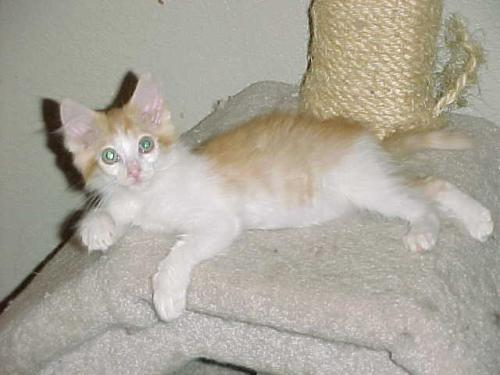
#> input picture Extra Lab 1/PetImages/Cat/1006.jpg, 500 x 375 px; its folder holds only this picture in this run
$ jupyter execute --allow-errors extralab1.ipynb
#> lines starting #> are read from the running program, lines starting #| are printed output that depends on the picture
[cell 1]
'''Dear Students.,

If you are bored to do programs using same Iris datasets, you can consider this lab question to work on, but this lab question is not mandatory and not included in the lab syllabus.

Lab Program Question


Title: Cat and Dog Image Classification Using Support
Vector Machine (SVM)


Question:

Develop a Python program in Jupyter Notebook to classify images into Cat
and Dog classes using a Support Vector Machine (SVM) classifier.
The program should:


Load
cat and dog images from separate folders.
Resize
the images to a fixed size.
Extract
HOG (Histogram of Oriented Gradients) features from the images.
Divide
the dataset into training and testing sets.
Train
an SVM classifier using the training data.
Predict
the class of the test images.
Calculate
and display the classification accuracy and classification report.
Test
the trained model on a new image and display whether it is a Cat or Dog.
Note: You will get cat and dog images from Kaggle or any inbuilt models. Do not consider too much of images if your laptop CPU/GPU which can not handle.'''

# dataset source: https://www.kaggle.com/datasets/bhavikjikadara/dog-and-cat-classification-dataset

[cell 2]
# Cat and Dog Image Classification using SVM

import os
import cv2
import numpy as np
import matplotlib.pyplot as plt

from skimage.feature import hog
from sklearn.model_selection import train_test_split
from sklearn.svm import SVC
from sklearn.metrics import accuracy_score, classification_report

# Step 1: Dataset Path

# Folder structure:
# PetImages/
#    ├── Cat/
#    └── Dog/

dataset_path = "PetImages"

# Resize all images to this size
IMG_SIZE = (128, 128)

# Lists to store features and labels
images = []
labels = []

# Step 2: Load All Images and Extract HOG Features

for label, folder in enumerate(["Cat", "Dog"]):

    folder_path = os.path.join(dataset_path, folder)

    for file in os.listdir(folder_path):

        img_path = os.path.join(folder_path, file)

        try:
            # Read image
            img = cv2.imread(img_path)
#> img is the input picture: shape (375, 500, 3); mean B, G, R 154.7, 166.3, 171.1

            # Skip corrupted images
            if img is None:
                continue

            # Convert to grayscale
            img = cv2.cvtColor(img, cv2.COLOR_BGR2GRAY)
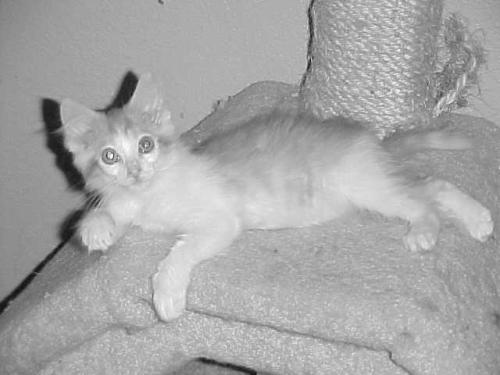
#> img: shape (375, 500); min 17, max 255, mean 166.5

            # Resize image
            img = cv2.resize(img, IMG_SIZE)
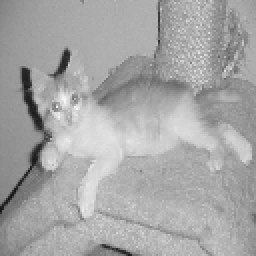
#> img: shape (128, 128) (shown 2 times larger); min 19, max 253, mean 166.3

            # Extract HOG Features
            feature = hog(
                img,
                orientations=9,
                pixels_per_cell=(8, 8),
                cells_per_block=(2, 2),
                block_norm="L2-Hys"
            )
#> feature = 8100 values, max 0.639 at index 1179, min 0 at index 23, mean 0.143

            images.append(feature)
            labels.append(label)

        except:
            continue
#> pass 2 of the loop `for label, folder in enumerate(["Cat", "Dog"]):`:
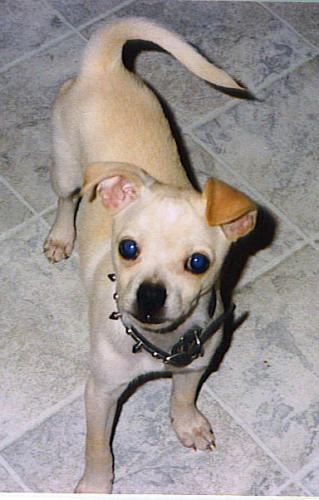
#> input picture Extra Lab 1/PetImages/Dog/10040.jpg, 319 x 500 px
#> img is the input picture: shape (500, 319, 3); mean B, G, R 145.9, 148.5, 155.8
#> `img = cv2.cvtColor(img, cv2.COLOR_BGR2GRAY)`:
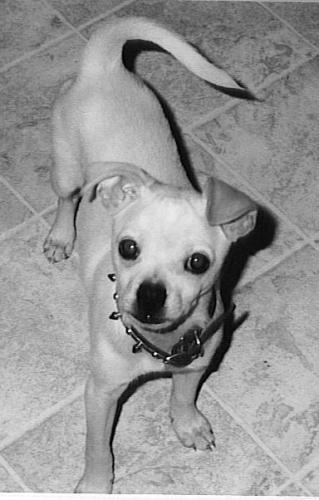
#> img: shape (500, 319); min 0, max 255, mean 150.4
#> `img = cv2.resize(img, IMG_SIZE)`:
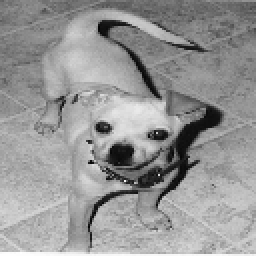
#> img: shape (128, 128) (shown 2 times larger); min 4, max 255, mean 150.2
#> feature = 8100 values, max 0.46 at index 6337, min 0 at index 53, mean 0.142

print("Total Images Loaded:", len(images))
#| Total Images Loaded: 2

# Step 3: Prepare Dataset

X = np.array(images)
y = np.array(labels)

# Step 4: Split Dataset into Training and Testing

#> (the rest of this cell did not finish here and is left out)
